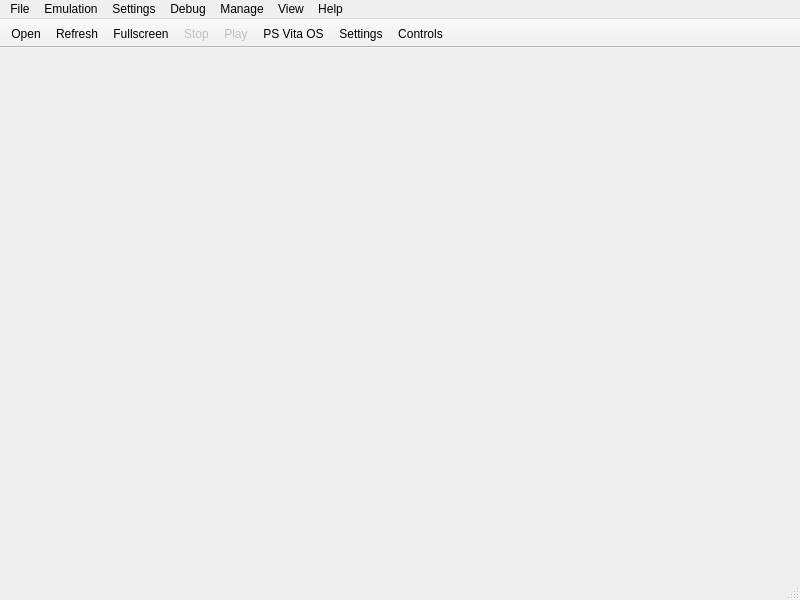
<?xml version="1.0" encoding="UTF-8"?>
<ui version="4.0">
 <class>MainWindow</class>
 <widget class="QMainWindow" name="MainWindow">
  <property name="geometry">
   <rect>
    <x>0</x>
    <y>0</y>
    <width>800</width>
    <height>600</height>
   </rect>
  </property>
  <widget class="QWidget" name="centralwidget"/>
  <widget class="QMenuBar" name="menubar">
   <property name="geometry">
    <rect>
     <x>0</x>
     <y>0</y>
     <width>800</width>
     <height>21</height>
    </rect>
   </property>
   <widget class="QMenu" name="menuFile">
    <property name="title">
     <string>File</string>
    </property>
    <addaction name="install_firmware_action"/>
    <addaction name="install_pkg_action"/>
    <addaction name="install_zip_action"/>
    <addaction name="install_license_action"/>
    <addaction name="separator"/>
    <addaction name="exit_action"/>
   </widget>
   <widget class="QMenu" name="menuEmulation">
    <property name="title">
     <string>Emulation</string>
    </property>
    <addaction name="toolbar_shell"/>
    <addaction name="separator"/>
    <addaction name="pause_action"/>
    <addaction name="stop_action"/>
   </widget>
   <widget class="QMenu" name="menuConfiguration">
    <property name="title">
     <string>Settings</string>
    </property>
    <addaction name="settings_cpu_action"/>
    <addaction name="settings_gpu_action"/>
    <addaction name="settings_audio_action"/>
    <addaction name="settings_camera_action"/>
    <addaction name="settings_system_action"/>
    <addaction name="settings_emulator_action"/>
    <addaction name="settings_gui_action"/>
    <addaction name="settings_network_action"/>
    <addaction name="settings_advanced_action"/>
    <addaction name="settings_debug_action"/>
    <addaction name="separator"/>
    <addaction name="controls_action"/>
   </widget>
   <widget class="QMenu" name="menuDebug">
    <property name="title">
     <string>Debug</string>
    </property>
    <addaction name="debug_threads_action"/>
    <addaction name="debug_mutexes_action"/>
    <addaction name="debug_lw_mutexes_action"/>
    <addaction name="debug_condvars_action"/>
    <addaction name="debug_lw_condvars_action"/>
    <addaction name="debug_semaphores_action"/>
    <addaction name="debug_event_flags_action"/>
    <addaction name="debug_allocations_action"/>
    <addaction name="debug_disassembly_action"/>
   </widget>
   <widget class="QMenu" name="menuManage">
    <property name="title">
     <string>Manage</string>
    </property>
    <addaction name="vita_themes_action"/>
    <addaction name="trophy_collection_action"/>
    <addaction name="patch_manager_action"/>
    <addaction name="cheats_action"/>
    <addaction name="user_management_action"/>
   </widget>
   <widget class="QMenu" name="menuView">
    <property name="title">
     <string>View</string>
    </property>
    <addaction name="show_apps_list_action"/>
    <addaction name="show_log_action"/>
    <addaction name="separator"/>
    <addaction name="show_title_bars_action"/>
    <addaction name="show_toolbar_action"/>
   </widget>
   <widget class="QMenu" name="menuHelp">
    <property name="title">
     <string>Help</string>
    </property>
    <addaction name="welcome_dialog_action"/>
    <addaction name="separator"/>
    <addaction name="check_for_updates_action"/>
    <addaction name="separator"/>
    <addaction name="about_qt_action"/>
    <addaction name="about_action"/>
   </widget>
   <addaction name="menuFile"/>
   <addaction name="menuEmulation"/>
   <addaction name="menuConfiguration"/>
   <addaction name="menuDebug"/>
   <addaction name="menuManage"/>
   <addaction name="menuView"/>
   <addaction name="menuHelp"/>
  </widget>
  <widget class="QStatusBar" name="statusbar"/>
  <widget class="QToolBar" name="toolBar">
   <property name="contextMenuPolicy">
    <enum>Qt::ContextMenuPolicy::PreventContextMenu</enum>
   </property>
   <property name="windowTitle">
    <string>Tool Bar</string>
   </property>
   <property name="movable">
    <bool>false</bool>
   </property>
   <property name="allowedAreas">
    <set>Qt::ToolBarArea::TopToolBarArea</set>
   </property>
   <property name="iconSize">
    <size>
     <width>30</width>
     <height>30</height>
    </size>
   </property>
   <property name="toolButtonStyle">
    <enum>Qt::ToolButtonStyle::ToolButtonTextUnderIcon</enum>
   </property>
   <property name="floatable">
    <bool>false</bool>
   </property>
   <attribute name="toolBarArea">
    <enum>TopToolBarArea</enum>
   </attribute>
   <attribute name="toolBarBreak">
    <bool>false</bool>
   </attribute>
   <addaction name="toolbar_open"/>
   <addaction name="toolbar_refresh"/>
   <addaction name="toolbar_fullscreen"/>
   <addaction name="toolbar_stop"/>
   <addaction name="toolbar_start"/>
   <addaction name="toolbar_shell"/>
   <addaction name="toolbar_config"/>
   <addaction name="toolbar_controls"/>
  </widget>
  <action name="toolbar_open">
   <property name="text">
    <string>Open</string>
   </property>
  </action>
  <action name="toolbar_refresh">
   <property name="text">
    <string>Refresh</string>
   </property>
  </action>
  <action name="toolbar_shell">
   <property name="text">
    <string>PS Vita OS</string>
   </property>
   <property name="toolTip">
    <string>Launch the PlayStation Vita system shell</string>
   </property>
  </action>
  <action name="toolbar_stop">
   <property name="enabled">
    <bool>false</bool>
   </property>
   <property name="text">
    <string>Stop</string>
   </property>
  </action>
  <action name="toolbar_start">
   <property name="enabled">
    <bool>false</bool>
   </property>
   <property name="text">
    <string>Play</string>
   </property>
  </action>
  <action name="toolbar_config">
   <property name="text">
    <string>Settings</string>
   </property>
  </action>
  <action name="toolbar_fullscreen">
   <property name="text">
    <string>Fullscreen</string>
   </property>
  </action>
  <action name="toolbar_controls">
   <property name="text">
    <string>Controls</string>
   </property>
  </action>
  <action name="check_for_updates_action">
   <property name="text">
    <string>Check for updates</string>
   </property>
  </action>
  <action name="about_action">
   <property name="text">
    <string>About Vita3k</string>
   </property>
  </action>
  <action name="about_qt_action">
   <property name="text">
    <string>About Qt</string>
   </property>
  </action>
  <action name="install_firmware_action">
   <property name="text">
    <string>Install Firmware (.PUP)</string>
   </property>
  </action>
  <action name="install_pkg_action">
   <property name="text">
    <string>Install Package (.pkg)</string>
   </property>
  </action>
  <action name="install_zip_action">
   <property name="text">
    <string>Install Archive (.zip / .vpk / .vci)</string>
   </property>
  </action>
  <action name="install_license_action">
   <property name="text">
    <string>Install License (.rif / work.bin)</string>
   </property>
  </action>
  <action name="exit_action">
   <property name="text">
    <string>Exit</string>
   </property>
   <property name="menuRole">
    <enum>QAction::MenuRole::QuitRole</enum>
   </property>
  </action>
  <action name="pause_action">
   <property name="enabled">
    <bool>false</bool>
   </property>
   <property name="text">
    <string>Pause</string>
   </property>
  </action>
  <action name="stop_action">
   <property name="enabled">
    <bool>false</bool>
   </property>
   <property name="text">
    <string>Stop</string>
   </property>
  </action>
  <action name="trophy_collection_action">
   <property name="text">
    <string>Trophy Collection</string>
   </property>
  </action>
  <action name="cheats_action">
   <property name="text">
    <string>Cheats</string>
   </property>
  </action>
  <action name="vita_themes_action">
   <property name="text">
    <string>Vita Themes</string>
   </property>
  </action>
  <action name="patch_manager_action">
   <property name="text">
    <string>Patch Manager</string>
   </property>
  </action>
  <action name="user_management_action">
   <property name="text">
    <string>User Management</string>
   </property>
  </action>
  <action name="settings_advanced_action">
   <property name="text">
    <string>Advanced</string>
   </property>
  </action>
  <action name="settings_cpu_action">
   <property name="text">
    <string>CPU</string>
   </property>
  </action>
  <action name="settings_gpu_action">
   <property name="text">
    <string>Graphics</string>
   </property>
  </action>
  <action name="settings_audio_action">
   <property name="text">
    <string>Audio</string>
   </property>
  </action>
  <action name="settings_camera_action">
   <property name="text">
    <string>Camera</string>
   </property>
  </action>
  <action name="settings_system_action">
   <property name="text">
    <string>System</string>
   </property>
  </action>
  <action name="settings_emulator_action">
   <property name="text">
    <string>Emulator</string>
   </property>
  </action>
  <action name="settings_gui_action">
   <property name="text">
    <string>Interface</string>
   </property>
  </action>
  <action name="settings_network_action">
   <property name="text">
    <string>Network</string>
   </property>
  </action>
  <action name="settings_debug_action">
   <property name="text">
    <string>Debug</string>
   </property>
  </action>
  <action name="controls_action">
   <property name="text">
    <string>Controls</string>
   </property>
  </action>
  <action name="show_toolbar_action">
   <property name="checkable">
    <bool>true</bool>
   </property>
   <property name="checked">
    <bool>true</bool>
   </property>
   <property name="text">
    <string>Show Tool Bar</string>
   </property>
  </action>
  <action name="show_title_bars_action">
   <property name="checkable">
    <bool>true</bool>
   </property>
   <property name="checked">
    <bool>true</bool>
   </property>
   <property name="text">
    <string>Show Title Bars</string>
   </property>
  </action>
  <action name="show_apps_list_action">
   <property name="checkable">
    <bool>true</bool>
   </property>
   <property name="checked">
    <bool>true</bool>
   </property>
   <property name="text">
    <string>Show Apps List</string>
   </property>
  </action>
  <action name="show_log_action">
   <property name="checkable">
    <bool>true</bool>
   </property>
   <property name="checked">
    <bool>true</bool>
   </property>
   <property name="text">
    <string>Show Log</string>
   </property>
  </action>
  <action name="welcome_dialog_action">
   <property name="text">
    <string>View Welcome Dialog</string>
   </property>
  </action>
  <action name="debug_threads_action">
   <property name="text">
    <string>Threads</string>
   </property>
  </action>
  <action name="debug_mutexes_action">
   <property name="text">
    <string>Mutexes</string>
   </property>
  </action>
  <action name="debug_lw_mutexes_action">
   <property name="text">
    <string>Lightweight Mutexes</string>
   </property>
  </action>
  <action name="debug_condvars_action">
   <property name="text">
    <string>Condition Variables</string>
   </property>
  </action>
  <action name="debug_lw_condvars_action">
   <property name="text">
    <string>Lightweight Condition Variables</string>
   </property>
  </action>
  <action name="debug_semaphores_action">
   <property name="text">
    <string>Semaphores</string>
   </property>
  </action>
  <action name="debug_event_flags_action">
   <property name="text">
    <string>Event Flags</string>
   </property>
  </action>
  <action name="debug_allocations_action">
   <property name="text">
    <string>Memory Allocations</string>
   </property>
  </action>
  <action name="debug_disassembly_action">
   <property name="text">
    <string>Disassembly</string>
   </property>
  </action>
 </widget>
 <resources/>
 <connections/>
</ui>
